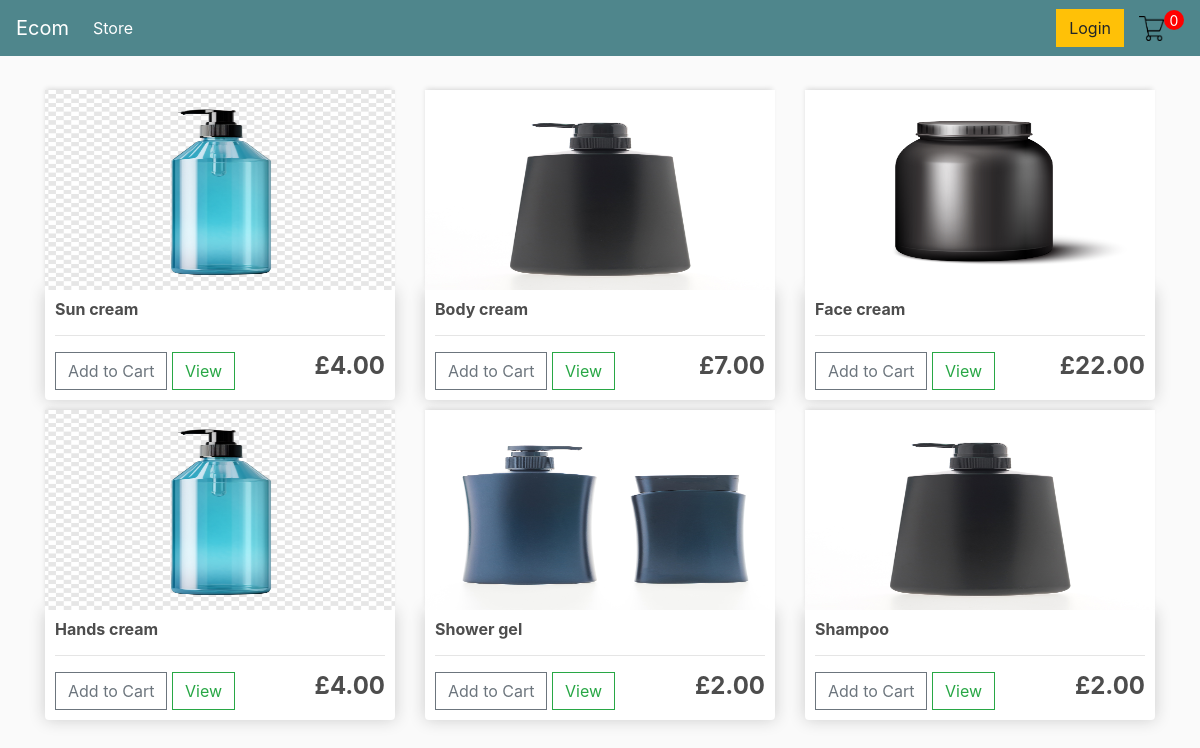
The page / on the database its author committed.
### store/models.py (models this page shows, shortened)
class Product(models.Model):
    name = models.CharField(max_length=200, null=True)
    price = models.FloatField()
    digital = models.BooleanField(default=False, null=True, blank=False)
    image = models.ImageField(null=True, blank=True)

### store/views.py (the view)
# urls.py: path('', include('store.urls')),
def store(request):
    if request.user.is_authenticated:
        customer = request.user.customer
        order, created = Order.objects.get_or_create(customer=customer, complete=False)
        items = order.orderitem_set.all()
        cartItems = order.get_cart_items
    else:
        items = []
        order = {'get_cart_total':0, 'get_cart_items':0, 'shipping':False}
        cartItems = order['get_cart_items']
    products = Product.objects.all()
    context = {'products':products, 'cartItems':cartItems}
    return render(request, 'store/store.html', context)

### store/templates/store/store.html
{% extends 'store/main.html' %}
{% load static %}
{% block content %}
	<div class="row">
		{% for product in products %}
		<div class="col-lg-4">
			<img class="thumbnail" src="{{product.image.url}}">
			<div class="box-element product">
				<h6><strong>{{product.name}}</strong></h6>
				<hr>
				<button data-product="{{product.id}}" data-action="add" class="btn btn-outline-secondary add-btn update-cart">Add to Cart</button>
				<a class="btn btn-outline-success" href="#">View</a>
				<h4 style="display: inline-block; float: right"><strong>£{{product.price|floatformat:2}}</strong></h4>
			</div>
		</div>
        {% endfor %}
	</div>
{% endblock content %}

### static/css/main.css (style rules this page uses)
body { background-color: hsl(0, 0%, 98%); }
h1,h2,h3,h4,h5,h6 { color:hsl(0, 0%, 30%); }
.box-element { box-shadow:hsl(0, 0%, 80%) 0 0 16px; background-color: #fff; border-radius: 4px; padding: 10px; }
.thumbnail { width: 100%; height: 200px; -webkit-box-shadow: -1px -3px 5px -2px rgba(214,214,214,1); -moz-box-shadow: -1px -3px 5px -2px rgba(214,214,214,1); box-shadow: -1px -3px 5px -2px rgba(214,214,214,1); }
.product { border-radius: 0 0 4px 4px; }
.col-lg-4, .col-lg-6, .col-lg-8, .col-lg-12 { margin-top: 10px; }
.btn { border-radius: 0; }

### rows shown on the page
Product: image (picture), name "Sun cream", price "4.00"
Product: image (picture), name "Body cream", price "7.00"
Product: image (picture), name "Face cream", price "22.00"
Product: image (picture), name "Hands cream", price "4.00"
Product: image (placeholder picture), name "Shower gel", price "2.00"
Product: image (picture), name "Shampoo", price "2.00"

### other values the page prints
{{ cartItems }} "0"
